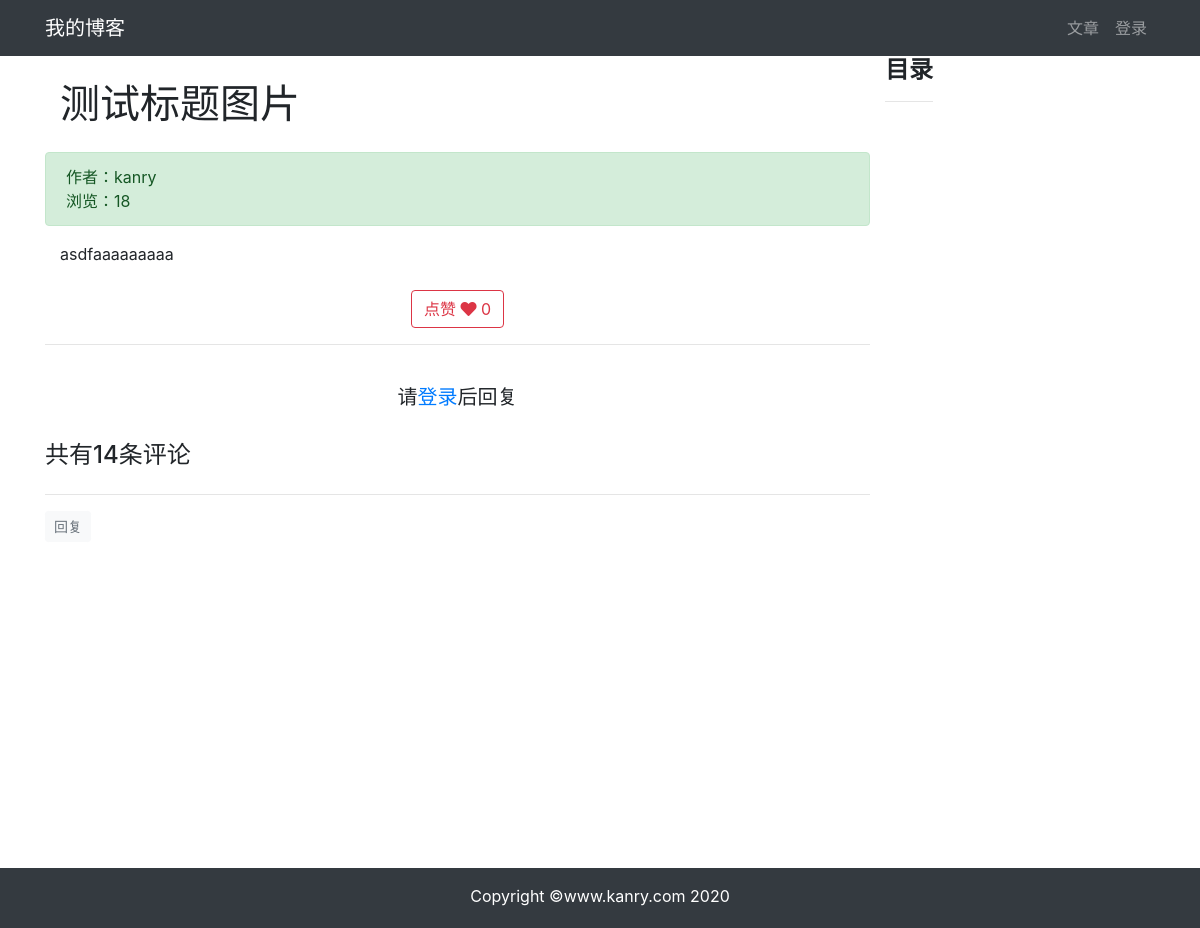
The app's page /article/article-detail/24/ with its own data.
### article/models.py (models this page shows, shortened)
class ArticlePost(models.Model):
    author = models.ForeignKey(User,on_delete=models.CASCADE)
    title = models.CharField(max_length=100)
    body = models.TextField()
    created = models.DateTimeField(default=timezone.now)
    updated = models.DateTimeField(auto_now=True)
    total_views = models.PositiveIntegerField(default=0)
    tags = TaggableManager(blank=True)
    column = models.ForeignKey(ArticleColumn,null=True,blank=True,on_delete=models.CASCADE,related_name='article')
    avatar = models.ImageField(upload_to='article/%Y%m%d/',blank=True)
    likes = models.PositiveIntegerField(default=0)
    def save(self, *args, **kwargs):
        article = super(ArticlePost,self).save(*args,**kwargs)
        return article
    class Meta:
        ordering = ('-created',)

### article/views.py (the view)
# urls.py: path('article-detail/<int:id>/',views.article_detail,name = 'article_detail'),
def article_detail(request,id):
    article = ArticlePost.objects.get(id=id)
    comments = Comment.objects.filter(article=id)
    article.total_views += 1
    article.save(update_fields=['total_views'])
    md = markdown.Markdown(
        extensions=[
            'markdown.extensions.extra',
            'markdown.extensions.codehilite',
            'markdown.extensions.toc',
        ]
    )
    article.body = md.convert(article.body)
    comment_form = CommentForm()
    context = {'article': article, 'toc': md.toc,'comments':comments,'comment_form':comment_form}
    return render(request, 'article/detail.html', context)

### templates/article/detail.html (shortened to what this page needs)
<!DOCTYPE html>
{% extends "base.html"%}
{% load staticfiles %}
{% block content %}
<div class="container">
    <div class="row">
        <div class="col-9">
            <h1 class="col-12 mt-4 mb-4">{{ article.title }}</h1>
            <div class="col-12 alert alert-success">
                <div>
                    作者：{{ article.author }}
                </div>
                <div>
                    浏览：{{ article.total_views }}
                </div>
            </div>
            <div class="col-12">
                <p>{{ article.body|safe }}</p>
            </div>
            <div style="text-align:center;" class="mt-4">
                <button class="btn btn-outline-danger" type="button" onclick="validate_is_like('{% url 'article:increase_likes' article.id %}', {{ article.id }}, {{ article.likes }})">
                    <span>点赞</span>
                    <span>
                        <i class="fas fa-heart"></i>
                    </span>
                    <span id="likes_number">
                        {{ article.likes }}
                    </span>
                </button>
            </div>
            <hr>
            {% if user.is_authenticated %}
            <div>
                <form action="{% url 'comment:post_comment' article.id %}" method="POST">
                    {% csrf_token %}
                    <div class="form-group">
                        <label for="body"><strong>我也要发言：</strong></label>
                        <div>
                            {{ comment_form.media }}
                            {{ comment_form.body }}
                        </div>
                    </div>
                    <button type="submit" class="btn btn-primary">发送</button>
                </form>
            </div>
            <br>
            {% else %}
            <br>
            <h5 class="row justify-content-center">请<a href="{% url 'userprofile:login' %}">登录</a>后回复 </h5>
            <br>
            {% endif %}
            {% load mptt_tags %}
            <h4>共有{{ comments.count }}条评论</h4>
            <div class="row">
                {% recursetree comments %}
                {% with comment=node %}
                <div class="{% if comment.reply_to %}
                        offset-1 col-11
                        {% else %}
                        col-12
                        {% endif %}"
                     id="comment_elem_{{ comment.id }}"
                >
                    <hr>
                    <div>
                        {% if user.is_authenticated %}
                        <button type="button"
                                class="btn btn-light btn-sm text-muted"
                                onclick="load_modal({{ article.id }}, {{ comment.id }})"
                        >
                            回复
                        </button>
                        {% else %}
                        <a class="btn btn-light btn-sm text-muted"
                           href="{% url 'userprofile:login' %}"
                        >
                            回复
                        </a>
                        {% endif %}
                    </div>
                </div>
                {% endwith %}
                {% endrecursetree %}
            </div>
        </div>
        <div class="sidebar" id="sidebar">
            <div class="sidebar__inner">
                <h4><strong>目录</strong></h4>
                <hr>
            </div>
        </div>
    </div>
</div>
{% endblock content %}

### templates/article/detail.html (style rules this page uses)
.sidebar { will-change: min-height; }
.sidebar__inner { transform: translate(0, 0); transform: translate3d(0, 0, 0); will-change: position, transform; }

### templates/base.html (style rules this page uses)
html, body { height: 100%; margin: 0; }

### records on screen
ArticlePost: title "测试标题图片", author "kanry", total_views "18", body "asdfaaaaaaaaa", likes "0"

### other values on screen
{{ comments.count }} "14"
